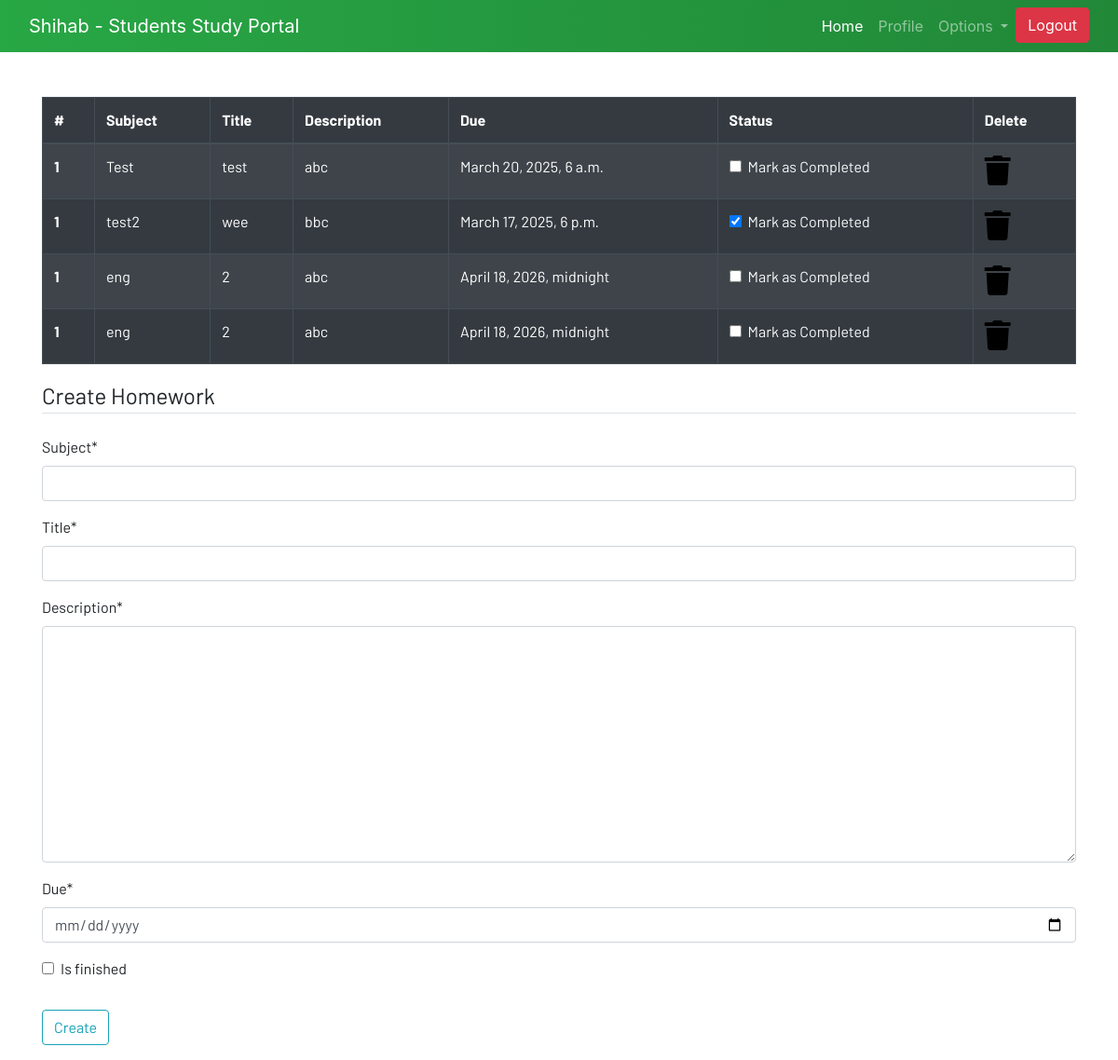
The page /homework (signed in) on the database its author committed.
### dashboard/models.py (models this page shows, shortened)
class Homework(models.Model):
    user = models.ForeignKey(User, on_delete=models.CASCADE)
    subject = models.CharField(max_length=50)
    title = models.CharField(max_length=100)
    description = models.TextField()
    due = models.DateTimeField()
    is_finished = models.BooleanField(default=False)

### dashboard/views.py (the view)
# urls.py: path('homework', views.homework, name="homework"),
def homework(request):
    if request.method == "POST":
        form = HomeworkForm(request.POST)
        if form.is_valid():
            try:
                finished = request.POST['is_finished']
                if finished == 'on':
                    finished = True
                else:
                    finished = False
            except:
                finished = False
            homeworks = Homework(
                user = request.user,
                subject = request.POST['subject'],
                title = request.POST['title'],
                description = request.POST['description'],
                due = request.POST['due'],
                is_finished = finished
            )
            homeworks.save()
            messages.success(request, f'Homework Added from {request.user.username}')
    else:
        form = HomeworkForm()
    homework = Homework.objects.filter(user=request.user)
    if len(homework) == 0:
        homework_done = True
    else:
        homework_done = False
    context = {
        'homeworks':homework,
        'homework_done':homework_done,
        'form':form,
    }
    return render(request, 'dashboard/homework.html', context)

### dashboard/forms.py
class HomeworkForm(forms.ModelForm):
    class Meta:
        model = Homework
        fields = ['subject', 'title', 'description', 'due', 'is_finished']
        widgets = {'due': forms.DateInput(attrs={'type': 'date'})}

### dashboard/templates/dashboard/homework.html (shortened to what this page needs)
{% extends 'dashboard/base.html' %}
{% load static %}
{% load crispy_forms_tags %}
{% block content %}
<div class="container">
    {% if not homework_done %}
    <table class="table table-striped table-bordered table-hover table-dark">
        <thead>
            <tr>
                <th scope="col">#</th>
                <th scope="col">Subject</th>
                <th scope="col">Title</th>
                <th scope="col">Description</th>
                <th scope="col">Due</th>
                <th scope="col">Status</th>
                <th scope="col">Delete</th>
            </tr>
        </thead>
        <tbody>
            {% for homework in homeworks %}
            <tr>
                <th scope="row">1</th>
                <td>{{homework.subject}}</td>
                <td>{{homework.title}}</td>
                <td>{{homework.description}}</td>
                <td>{{homework.due}}</td>
                <td>
                    <a href="{% url 'update_homework' homework.id %}">
                        <div class="form-check">
                            {% if homework.is_finished == True %}
                            <input class="form-check-input" type="checkbox" value="" checked>
                            {% else %}
                            <input class="form-check-input" type="checkbox" value="">
                            {% endif %}
                            <label class="form-check-label text-light" for="flexCheckDefault">
                                Mark as Completed
                            </label>
                        </div>
                    </a>
                </td>
                <td><a href="{% url 'delete_homework' homework.id %}"><i class="fa fa-trash fa-2x"></i></a></td>
            </tr>
            {% endfor %}
        </tbody>
    </table>
    {% else %}
    <h4>All homeworks are completed!! Create to have more!!</h4>
{% endif %}
</div>
<div class=" container">
    <form method="POST">
        <fieldset class="form-group">
            <legend class="border-bottom mb-4">Create Homework</legend>
            {{form|crispy}}
        </fieldset>
        <div class="form-group">
            <button href="" class="btn btn-outline-info" type="submit">
                Create
            </button>
        </div>
    </form>
</div>
{% endblock content %}

### static/css/main.css (style rules this page uses)
html { scroll-behavior: smooth; height: 100%; width: 100%; }
a { text-decoration: none !important; color: black; }
html, body { max-width: 100%; overflow-x: hidden; height: 100%; width: 100%; }
body { background: linear-gradient(rgb(255, 255, 255), rgba(255, 255, 255, 0.5)); overflow-x: hidden; background-repeat: no-repeat; }
.fa { color: black; }

### rows shown on the page
Homework: subject "Test", title "test", description "abc", due "March 20, 2025, 6 a.m."
Homework: subject "test2", title "wee", description "bbc", due "March 17, 2025, 6 p.m."
Homework: subject "eng", title "2", description "abc", due "April 18, 2026, midnight"
Homework: subject "eng", title "2", description "abc", due "April 18, 2026, midnight"
